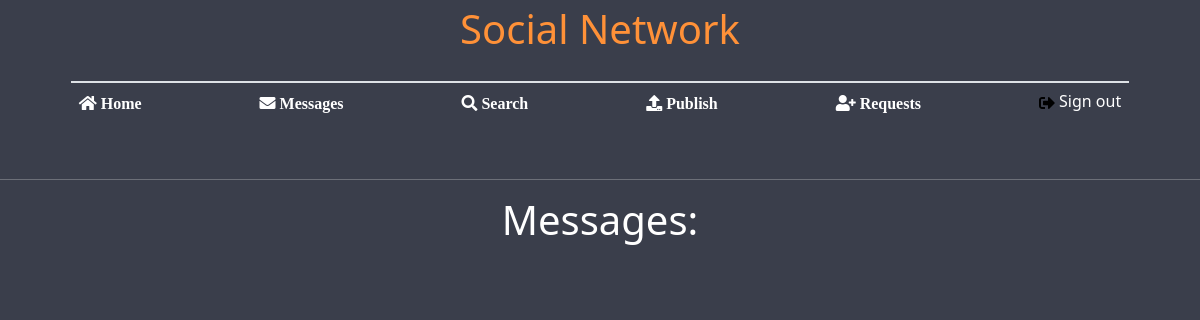
Page /chatting (signed in) on the earlier database version.
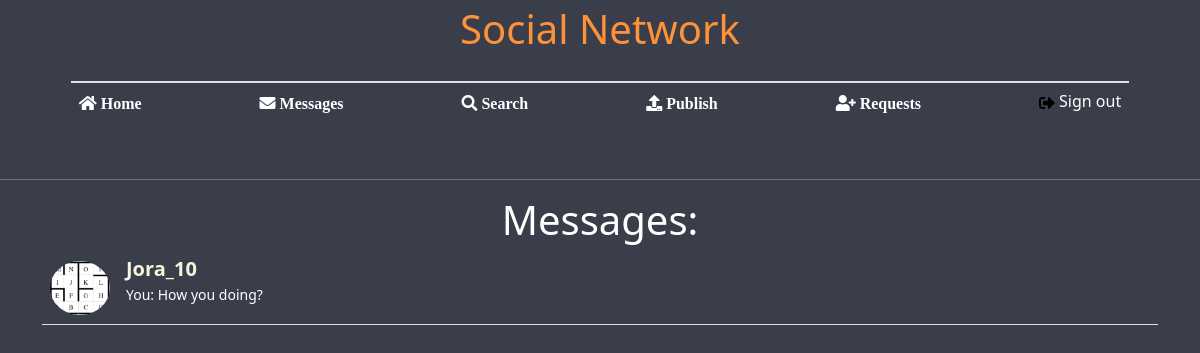
Same page on the later database version.
### base/models.py (models this page shows)
class Friend(models.Model):
    user1 = models.ForeignKey(User, on_delete=models.CASCADE, related_name='user1_friends')
    user2 = models.ForeignKey(User, on_delete=models.CASCADE, related_name='user2_friends')
    last_message_date = models.DateTimeField(auto_now_add=True)

class ProfileInfo(models.Model):
    degree = models.CharField(max_length=100, null=True, blank=True, default='')
    workplace = models.CharField(max_length=100, null=True, blank=True, default='')
    age = models.IntegerField(null=True, blank=True)
    address = models.CharField(max_length=100, null=True, blank=True, default='')
    user = models.OneToOneField(User, on_delete=models.CASCADE)
    profile_image = models.FileField(upload_to='profile_images/', null=True, blank=True, default='https://cdn.pixabay.com/photo/2015/10/05/22/37/blank-profile-picture-973460_960_720.png')

class Message(models.Model):
    sender = models.ForeignKey(User, related_name="sent_messages", on_delete=models.CASCADE)
    recipient = models.ForeignKey(User, related_name="received_messages", on_delete=models.CASCADE)
    message = models.TextField()
    timestamp = models.DateTimeField()

### base/views.py (the view)
# urls.py: path('chatting', views.friends_message_view, name='friends_message_view'),
def friends_message_view(request):
    if request.user.is_authenticated:
        current_user = request.user
        user1_friends = Friend.objects.filter(user1=current_user)
        user2_friends = Friend.objects.filter(user2=current_user)
        friends = user1_friends.filter(user2__in=user2_friends.values('user1'))
        print('friends', friends)
        friend_names = []
        messages = []
        for friend in friends:
            friend_names.append(friend.user2.username)
            user1 = friend.user1
            if user1 == current_user:
                user1 = friend.user2
            sender_query = Message.objects.filter(sender=user1, recipient=current_user).order_by('timestamp')
            receiver_query = Message.objects.filter(sender=current_user, recipient=user1).order_by('timestamp')
            sent_message = ''
            received_message = ''
            if len(sender_query) > 0:
                sent_message = sender_query.last()
            if len(receiver_query) > 0:
                received_message = receiver_query.last()
            if (sent_message == '' and received_message == ''):
                messages.append('')
            elif (sent_message == '' and received_message != ''):
                messages.append(received_message)
            elif (sent_message != '' and received_message == ''):
                messages.append(sent_message)
            else:
                if sent_message.timestamp > received_message.timestamp:
                    messages.append(sent_message)
                else:
                    messages.append(received_message)
        zipped = zip(friends, messages)
        print(friend_names)
        return render(request, 'chat_view.html', {'user': current_user,'friends_messages': zipped, 'friend_names': friend_names})
    else:
        return redirect('/')

### templates/chat_view.html (shortened to what the changed rows need)
{% load static %}
<!DOCTYPE html>
<html lang="en">
<head>
    <link rel="stylesheet" href="{% static 'index.css' %}">
    <link rel="stylesheet" href="{% static 'requests.css' %}">
    <link rel="stylesheet" href="https://cdnjs.cloudflare.com/ajax/libs/font-awesome/5.15.3/css/all.min.css" />
    <link rel="stylesheet" href="https://cdn.jsdelivr.net/npm/bootstrap@5.3.0-alpha1/dist/css/bootstrap.min.css"/>
</head>
<body style="background: #3A3E4B; color: white;">
    <header>
        <h1 class="d-none d-lg-block"
        style="text-align: center; color: #FF9138; margin-top: 5px; margin-bottom: -30px;">Social Network</h1>
    </header>
    <div class="container">
        <h1 style="text-align: center;">Messages:</h1>
        <ul class="list-unstyled mb-0">
            {% for friend, message in friends_messages %}
                <li class="p-2 border-bottom">
                    {% if friend.user1.username > friend.user2.username %}
                    <a href="chat/{{friend.user2.username}}-{{friend.user1.username}}" class="d-flex justify-content-between"
                    style="text-decoration: none;" onclick="SendMessage(event)">
                    {% else %}
                    <a href="chat/{{friend.user1.username}}-{{friend.user2.username}}" class="d-flex justify-content-between"
                    style="text-decoration: none;" onclick="SendMessage(event)">
                    {% endif %}
                        <div class="d-flex flex-row">
                            <img src="{{friend.user2.profileinfo.profile_image}}" alt="avatar"
                                class="rounded-circle d-flex align-self-center me-3 shadow-1-strong" width="60">
                            <div class="pt-1">
                                <p class="fw-bold mb-3" style="font-size: 20px; color: beige;">{{friend.user2.username}}</p>
                                {% if message.sender == friend.user1 %}
                                    <p class="small text-white">You: {{message.message}}</p>
                                {% else %}
                                    <p class="small text-muted text-white">{{message.message}}</p>
                                {% endif %}
                            </div>
                        </div>
                    </a>
                </li>
            {% endfor %}
        </ul>
    </div>
</body>
</html>

Differences in the rows shown:
added Friend: user2.profileinfo.profile_image (picture), user2.username "Jora_10", message "How you doing?"
